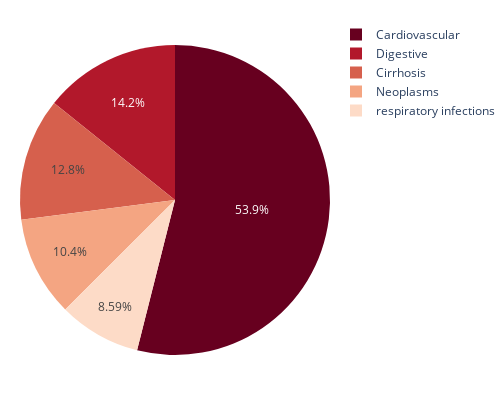

Here is the notebook cell this chart was saved with:
### Code cell
fig = px.pie(egy_df_Alltotal, values=egy_df_Alltotal['Numbers'][:5], names=egy_df_Alltotal['diseases'][:5],
             color_discrete_sequence=px.colors.sequential.RdBu)
fig3 =fig.update_layout(height=400, width=500,margin=dict(l=20, r=0, t=20, b=20), template="plotly_white",
                        paper_bgcolor='rgba(0,0,0,0)',
                         plot_bgcolor='rgba(0,0,0,0)')
fig3.show()

### Figure 1 — Plotly figure (JSON) as saved in the notebook; plotly's stock layout.template omitted (floating-point values rounded to 4 significant figures)
{"data": [{"domain": {"x": [0, 1], "y": [0, 1]}, "hovertemplate": "label=%{label}<br>value=%{value}<extra></extra>", "labels": ["Cardiovascular", "Digestive", "Cirrhosis", "Neoplasms", "respiratory infections"], "legendgroup": "", "name": "", "showlegend": true, "type": "pie", "values": [5995471, 1583081, 1422256, 1160639, 954868]}], "layout": {"height": 400, "legend": {"tracegroupgap": 0}, "margin": {"b": 20, "l": 20, "r": 0, "t": 20}, "paper_bgcolor": "rgba(0,0,0,0)", "piecolorway": ["rgb(103,0,31)", "rgb(178,24,43)", "rgb(214,96,77)", "rgb(244,165,130)", "rgb(253,219,199)", "rgb(247,247,247)", "rgb(209,229,240)", "rgb(146,197,222)", "rgb(67,147,195)", "rgb(33,102,172)", "rgb(5,48,97)"], "plot_bgcolor": "rgba(0,0,0,0)", "width": 500}}
